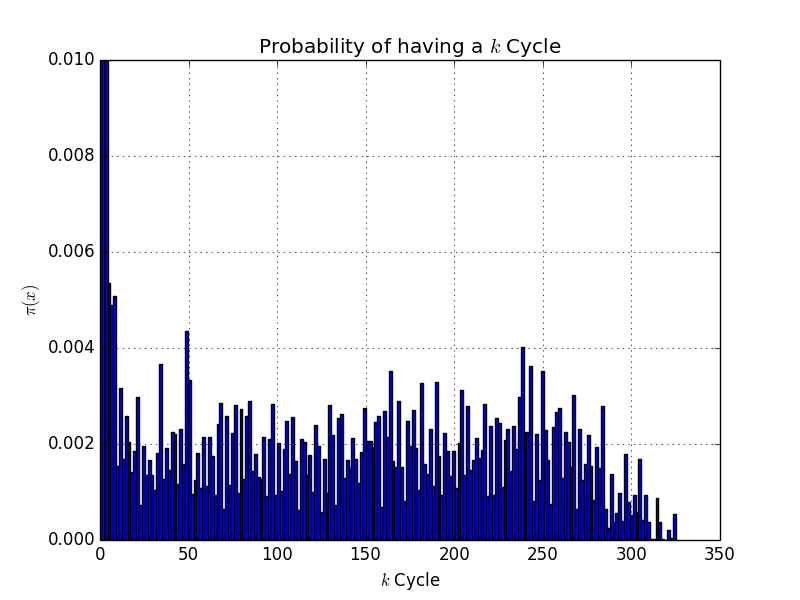

This chart was generated by the following Python code:
import random, math
import os
import matplotlib.pyplot as plt

def wave(x):
    return math.exp(-x**2 )/ math.sqrt(math.pi)


def levy_harmonic_path(k, beta):
    xk = tuple([random.gauss(0.0, 1.0 / math.sqrt(2.0 *
                math.tanh(k * beta / 2.0))) for d in range(3)])
    x = [xk]
    for j in range(1, k):
        Upsilon_1 = 1.0 / math.tanh(beta) + 1.0 / \
                          math.tanh((k - j) * beta)
        Upsilon_2 = [x[j - 1][d] / math.sinh(beta) + xk[d] /
                     math.sinh((k - j) * beta) for d in range(3)]
        x_mean = [Upsilon_2[d] / Upsilon_1 for d in range(3)]
        sigma = 1.0 / math.sqrt(Upsilon_1)
        dummy = [random.gauss(x_mean[d], sigma) for d in range(3)]
        x.append(tuple(dummy))
    return x


def rho_harm(x, xp, beta):
    Upsilon_1 = sum((x[d] + xp[d]) ** 2 / 4.0 *
                    math.tanh(beta / 2.0) for d in range(3))
    Upsilon_2 = sum((x[d] - xp[d]) ** 2 / 4.0 /
                    math.tanh(beta / 2.0) for d in range(3))
    return math.exp(- Upsilon_1 - Upsilon_2)

N = 512
T_star = 0.6
beta = 1.0 / (T_star * N ** (1.0 / 3.0))
nsteps = 100000
positions = {}
filename = 'boson_configuration.txt'
positions = {}
# Here we read
if os.path.isfile(filename):
    f = open(filename, 'r')
    for line in f:
        a = line.split()
        positions[tuple([float(a[0]), float(a[1]), float(a[2])])] = \
               tuple([float(a[3]), float(a[4]), float(a[5])])
    f.close()
    if len(positions) != N: exit('we fucked up. its your fault!')
    print( 'starting from file: ', filename)
else:
    for k in range(N):
        a = levy_harmonic_path(1, beta)
        positions[a[0]] = a[0]
    print( 'starting from scratch', filename)

x_data = []
cycle_data = []
cycle_min = 10
perm_cycles = []
for step in range(nsteps):
    boson_a = random.choice(list(positions.keys()))
    perm_cycle = []

    while True:
        perm_cycle.append(boson_a)
        boson_b = positions.pop(boson_a)
        if boson_b == perm_cycle[0]: break
        else: boson_a = boson_b
    k = len(perm_cycle)
    perm_cycles.append(k)
    perm_cycle = levy_harmonic_path(k, beta)
    if k > cycle_min:
        cycle_data.append(perm_cycle[0][0])
    positions[perm_cycle[-1]] = perm_cycle[0]
    for k in range(len(perm_cycle) - 1):
        positions[perm_cycle[k]] = perm_cycle[k + 1]
    a_1 = random.choice(list(positions.keys()))
    b_1 = positions.pop(a_1)
    a_2 = random.choice(list(positions.keys()))
    b_2 = positions.pop(a_2)
    # Metropolis Acceptance Condition
    weight_new = rho_harm(a_1, b_2, beta) * rho_harm(a_2, b_1, beta)
    weight_old = rho_harm(a_1, b_1, beta) * rho_harm(a_2, b_2, beta)
    if random.uniform(0.0, 1.0) < weight_new / weight_old:
        positions[a_1] = b_2
        positions[a_2] = b_1
    else:
        positions[a_1] = b_1
        positions[a_2] = b_2
    for particle in positions.keys() : 
        x_data.append((positions[particle])[0])



# Here we write the obtained config, i.e. a dictionnary 
# w/ keys = , values = ,
# into a text file
f = open(filename, 'w')
for a in positions:
   b = positions[a]
   f.write(str(a[0]) + ' ' + str(a[1]) + ' ' + str(a[2]) + ' ' +  
           str(b[0]) + ' ' + str(b[1]) + ' ' + str(b[2]) + '\n')
f.close()

def hist_data():
    plt.figure()
    plt.hist(x_data, bins = 200, normed = True, alpha = 0.5, label = 'All particle Poitions',range=[-3.,3.])
    plt.hist(cycle_data, bins = 200, normed = True, alpha = 0.5, label = 'Only Particles with cycles more than %d'%cycle_min, range=[-3.,3.])
    dx = 0.01
    x = [i * dx for i in range(-300 , 300)]
    y = [wave(a) for a in x]
    plt.plot(x, y, label = 'analytical wave fct.')
    plt.xlabel('$x$ position')
    plt.ylabel('$\\pi (x)$')
    plt.title('Comparison of the different Distributions of the x-Position')
    plt.legend()
    plt.savefig('Bosons_cycles_histogram.png')
    plt.show()

def hist_perm_cycles():
    plt.figure()
    plt.hist(perm_cycles,bins = 200, normed = True)
    plt.xlabel('$k$ Cycle')
    plt.ylim(0,0.01)
    plt.ylabel('$\\pi (x)$')
    plt.title('Probability of having a $k$ Cycle')
    
    plt.show()
